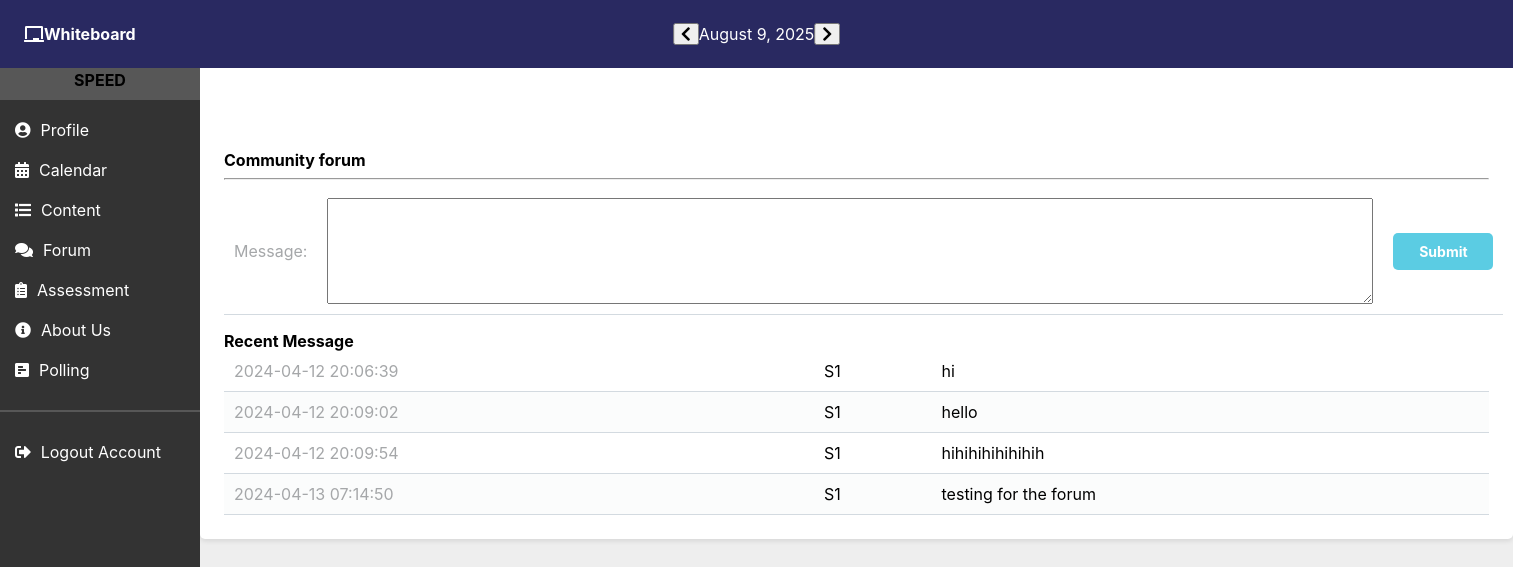
The page /comment.php on the database its author committed.
### tables this page shows
CREATE TABLE `discuss` (
  `dis_id` int(11) NOT NULL,
  `com_time` timestamp NOT NULL DEFAULT current_timestamp() ON UPDATE current_timestamp(),
  `studentid` varchar(11) NOT NULL,
  `msag` varchar(1000) NOT NULL
);

### functions.php (the view, shortened to what this page needs)
<?php
function template_header() {
echo <<<EOT
<!DOCTYPE html>
<html>
	<head>
		<link href="pollstyle.css" rel="stylesheet" type="text/css">
		<link href="main.css" rel="stylesheet" type="text/css">
		<link rel="stylesheet" href="https://use.fontawesome.com/releases/v5.7.1/css/all.css">
	</head>
	<body>
	</body>
EOT;
}
function show_message() {
require_once('db.php');
echo <<<EOT
<!DOCTYPE html>
<html>
	<head>
       <div><h3>Recent Message</h3></div>
	</head>
	<body>
	<body>
EOT;
        $sql = "SELECT * FROM discuss ;";
        $result = mysqli_query($conn, $sql);
            echo "<table>";
            while ($row = mysqli_fetch_assoc($result)) {
                echo "<tr>";
				echo "<td>" . $row['com_time'] . "</td>";
			    echo "<td>" . $row['studentid'] . "</td>";
                echo "<td>" . $row['msag'] . "</td>";
                echo "</tr>";
			}
            echo "</table>";
}
?>

### pollstyle.css (style rules this page uses)
* { box-sizing: border-box; font-family: -apple-system, BlinkMacSystemFont, "segoe ui", roboto, oxygen, ubuntu, cantarell, "fira sans", "droid sans", "helvetica neue", Arial, sans-serif; font-size: 16px; -webkit-font-smoothing: antialiased; -moz-osx-font-smoothing: grayscale; }
body { background-color: #FFFFFF; margin: 0; }
.home table { width: 100%; padding-top: 30px; border-collapse: collapse; }
.home table tbody tr { border-bottom: 1px solid #d3dae0; }
.home table tbody tr:nth-child(even) { background-color: #fbfcfc; }
.home table tbody tr td { padding: 10px; }
.home table tbody tr td:nth-child(1) { color: #a5a7a9; }

### main.css (style rules this page uses)
* { box-sizing: border-box; }
body { font-family: 'Arial', sans-serif; margin: 0; padding: 0; }
body, h1, h2, h3, p, ul, li, a, div { margin: 0; padding: 0; }
body { font-family: Arial, sans-serif; background-color: #eee; }

### functions.php (style rules this page uses)
body, h1, h2, h3, p, ul, li, a, div { margin: 0; padding: 0; }
body { font-family: Arial, sans-serif; background-color: #eee; }

### rows shown on the page
discuss: com_time "2024-04-12 20:06:39", studentid "S1", msag "hi"
discuss: com_time "2024-04-12 20:09:02", studentid "S1", msag "hello"
discuss: com_time "2024-04-12 20:09:54", studentid "S1", msag "hihihihihihihih"
discuss: com_time "2024-04-13 07:14:50", studentid "S1", msag "testing for the forum"
